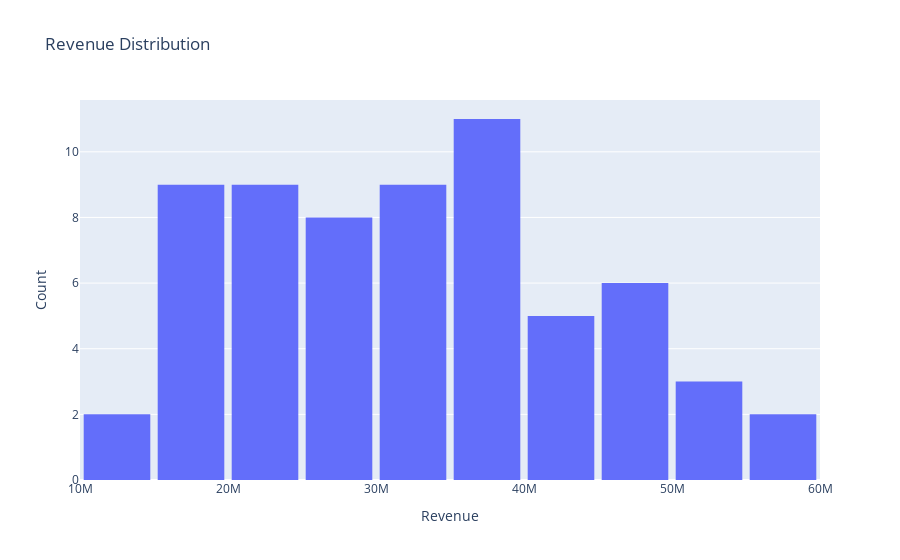

Write notebook code for a chart like this one.
### Code cell
fig = go.Figure(data=[go.Histogram(x=data['Revenue'], nbinsx=20)])
fig.update_layout(title='Revenue Distribution', xaxis_title='Revenue', yaxis_title='Count', bargap=0.1)
fig.show()
